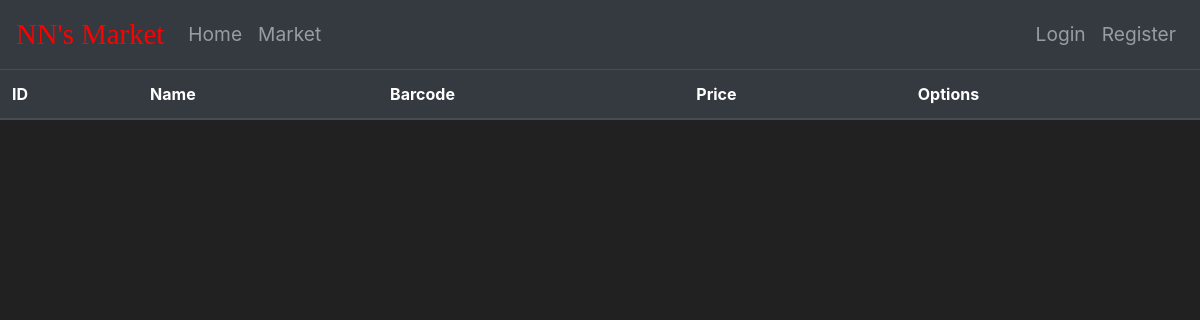
/market, run on an earlier commit of the app's database.
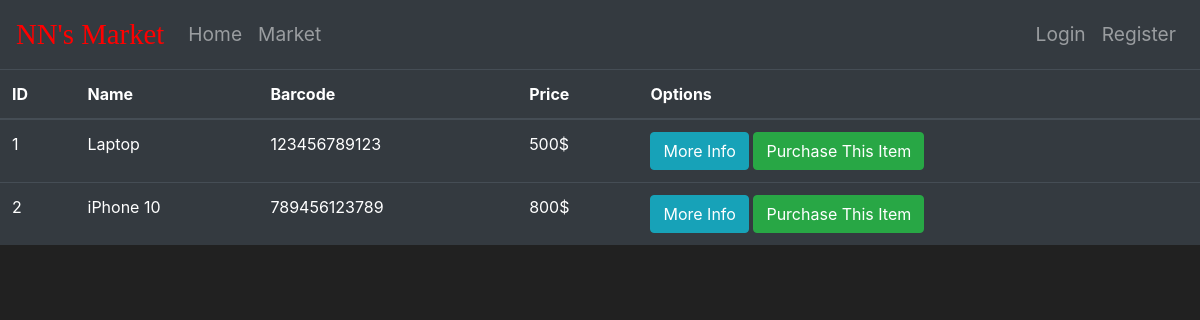
And on a later commit of the database.
### market/models.py (models this page shows, shortened)
class Item(db.Model):
    id = db.Column(db.Integer(), primary_key=True)
    name = db.Column(db.String(length=30), nullable=False, unique=True)
    price = db.Column(db.Integer(), nullable=False)
    barcode = db.Column(db.String(length=12), nullable=False, unique=True)
    description = db.Column(db.String(length=1024), nullable=False, unique=True)
    owner = db.Column(db.Integer(), db.ForeignKey("user.id"))

### market/views.py (the view)
@views.route("/market")
def market():
    items = Item.query.all()
    return render_template("market.html", items=items)

### market/templates/market.html (shortened to what this page needs)
{% extends "base.html" %}
{% block content %}
<table class="table table-hover table-dark">
  <thead>
    <tr>
      <th scope="col">ID</th>
      <th scope="col">Name</th>
      <th scope="col">Barcode</th>
      <th scope="col">Price</th>
      <th scope="col">Options</th>
    </tr>
  </thead>
  <tbody>
    {% for item in items %}
      <tr>
        <td>{{ item.id }}</td>
        <td>{{ item.name }}</td>
        <td>{{ item.barcode }}</td>
        <td>{{ item.price }}$</td>
        <td>
          <button class="btn btn-outline btn-info">More Info</button>
          <button class="btn btn-outline btn-success">Purchase This Item</button>
        </td>
      </tr>
    {% endfor %}
  </tbody>
</table>
{% endblock %}

### market/templates/base.html (shortened to what this page needs)
<!doctype html>
<html lang="en">
  <head>
    <link rel="stylesheet" href="https://cdn.jsdelivr.net/npm/bootstrap@4.5.3/dist/css/bootstrap.min.css">
    <link rel="stylesheet" href="https://cdn.jsdelivr.net/npm/bootstrap-icons@1.7.2/font/bootstrap-icons.css">
  </head>
  <body>
    <nav class="navbar navbar-expand-md navbar-dark bg-dark" style="font-size: larger">
      <a class="navbar-brand" style="font-size: 150%; color: red; font-family: 'Brush Script MT', cursive" href="{{ url_for('views.home') }}">NN's Market</a>
      <div class="collapse navbar-collapse" id="navbarNav">
        <ul class="navbar-nav mr-auto">
          <li class="nav-item">
            <a class="nav-link" href="{{ url_for('views.home') }}">Home<span class="sr-only">(current)</span></a>
          </li>
          <li class="nav-item">
            <a class="nav-link" href="{{ url_for('views.market') }}">Market</a>
          </li>
        </ul>
        {% if current_user.is_authenticated %}
          <ul class="navbar-nav">
            <li class="nav-item">
              <a class="nav-link" style="color: lawngreen; font-weight: bold">
                <i class="bi bi-currency-dollar"></i>
                {{ current_user.prettier_budget }}
              </a>
            </li>
            <li class="nav-item">
              <a class="nav-link" style="color: red">Welcome, {{ current_user.username }}</a>
            </li>
            <li class="nav-item">
              <a class="nav-link" href="#">Logout</a>
            </li>
          </ul>
        {% else %}
          <ul class="navbar-nav">
            <li class="nav-item">
              <a class="nav-link" href="{{ url_for('auth.login') }}">Login</a>
            </li>
            <li class="nav-item">
              <a class="nav-link" href="{{ url_for('auth.register') }}">Register</a>
            </li>
          </ul>
        {% endif %}
      </div>
    </nav>
    {% block content %}
    {% endblock %}
  </body>
</html>

### market/templates/base.html (style rules this page uses)
body { background-color: #212121; color: white }

What changed in the data, as far as the page shows it:
added Item: id "1", name "Laptop", barcode "123456789123", price "500"
added Item: id "2", name "iPhone 10", barcode "789456123789", price "800"
